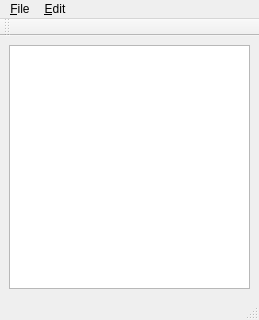
<?xml version="1.0" encoding="UTF-8"?>
<ui version="4.0">
 <class>mwCode</class>
 <widget class="QMainWindow" name="mwCode">
  <property name="windowModality">
   <enum>Qt::ApplicationModal</enum>
  </property>
  <property name="geometry">
   <rect>
    <x>0</x>
    <y>0</y>
    <width>259</width>
    <height>320</height>
   </rect>
  </property>
  <property name="windowTitle">
   <string>Code</string>
  </property>
  <property name="windowIcon">
   <iconset resource="../googlepim.qrc">
    <normaloff>:/img/ui/img/google/code.png</normaloff>:/img/ui/img/google/code.png</iconset>
  </property>
  <widget class="QWidget" name="centralWidget">
   <layout class="QGridLayout" name="gridLayout">
    <item row="0" column="0">
     <widget class="QListView" name="lvIssues"/>
    </item>
   </layout>
  </widget>
  <widget class="QMenuBar" name="menuBar">
   <property name="geometry">
    <rect>
     <x>0</x>
     <y>0</y>
     <width>259</width>
     <height>22</height>
    </rect>
   </property>
   <widget class="QMenu" name="menu_Edit">
    <property name="title">
     <string>&amp;Edit</string>
    </property>
    <addaction name="actionAdd"/>
    <addaction name="actionEdit"/>
    <addaction name="actionDel"/>
   </widget>
   <widget class="QMenu" name="menu_File">
    <property name="title">
     <string>&amp;File</string>
    </property>
    <addaction name="actionExit"/>
   </widget>
   <addaction name="menu_File"/>
   <addaction name="menu_Edit"/>
  </widget>
  <widget class="QStatusBar" name="statusBar"/>
  <widget class="QToolBar" name="toolBar">
   <property name="windowTitle">
    <string>toolBar</string>
   </property>
   <attribute name="toolBarArea">
    <enum>TopToolBarArea</enum>
   </attribute>
   <attribute name="toolBarBreak">
    <bool>false</bool>
   </attribute>
  </widget>
  <action name="actionAdd">
   <property name="text">
    <string>&amp;Add</string>
   </property>
  </action>
  <action name="actionEdit">
   <property name="text">
    <string>&amp;Edit</string>
   </property>
  </action>
  <action name="actionDel">
   <property name="text">
    <string>&amp;Del</string>
   </property>
  </action>
  <action name="actionExit">
   <property name="text">
    <string>E&amp;xit</string>
   </property>
  </action>
 </widget>
 <resources>
  <include location="../googlepim.qrc"/>
 </resources>
 <connections/>
</ui>
